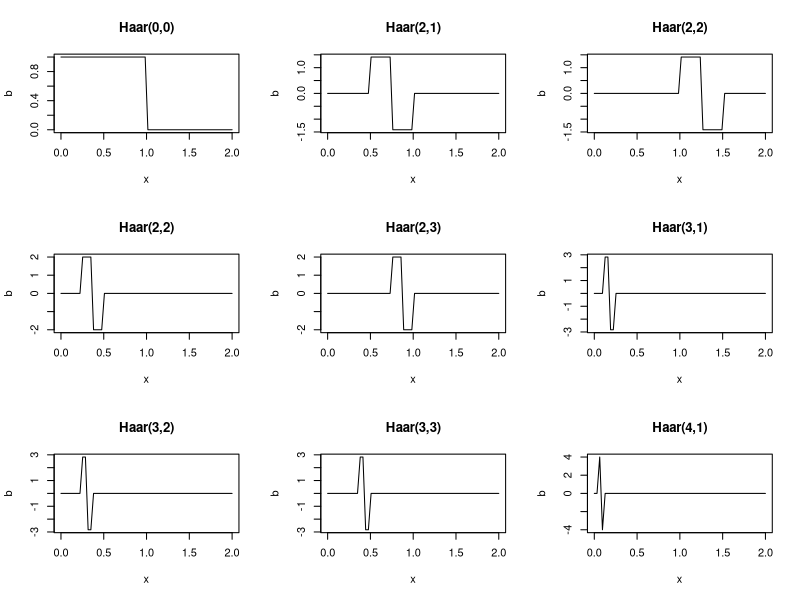
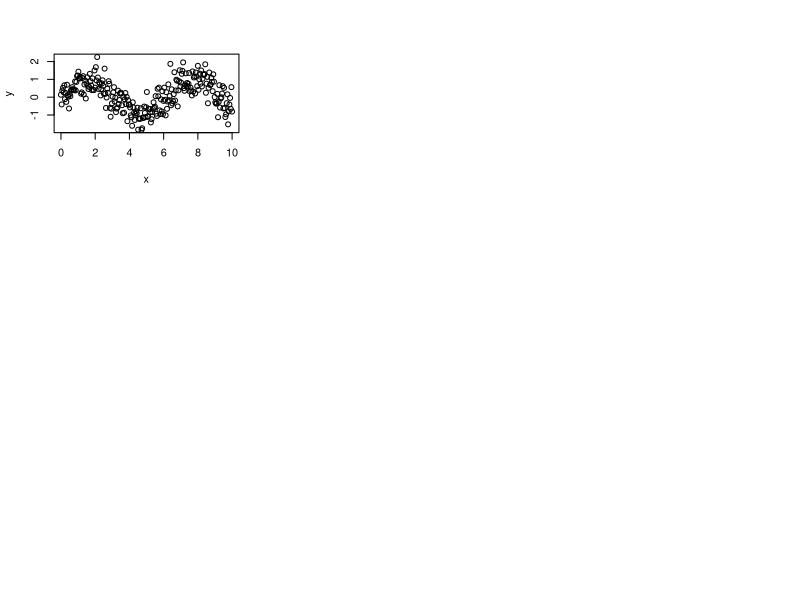

The R source for these figures, in order:
father <- function(x){
  result = rep(0, length(x))
  result[which((x >=0) & (x <= 1))] = 1
  
  return(result)
}

haar_father <- function(x, j, k){
  return(2^(j/2)*(father(2^j*x - k)))
}

mother <- function(x){
  return(father(2*x) - father(2*x-1))  
}

haar_mother <- function(x, j, k){
  return(2^(j/2)*(mother(2^j*x - k)))
}
# plot some haar basis
par(mfrow=c(3,3))

x = seq(0,2, length.out = 64)
b = haar_father(x, 0, 0)
plot(x, b, type = 'l', main = 'Haar(0,0)')

b = haar_mother(x, 1,1)
plot(x, b, type = 'l', main = 'Haar(2,1)')

b = haar_mother(x, 1, 2)
plot(x, b, type = 'l', main = 'Haar(2,2)')

b = haar_mother(x, 2, 1)
plot(x, b, type = 'l', main = 'Haar(2,2)')

b = haar_mother(x, 2, 3)
plot(x, b, type = 'l', main = 'Haar(2,3)')

b = haar_mother(x, 3, 1)
plot(x, b, type = 'l', main = 'Haar(3,1)')

b = haar_mother(x, 3, 2)
plot(x, b, type = 'l', main = 'Haar(3,2)')

b = haar_mother(x, 3, 3)
plot(x, b, type = 'l', main = 'Haar(3,3)')

b = haar_mother(x, 4, 1)
plot(x, b, type = 'l', main = 'Haar(4,1)')


# code for wavelet transforming
father_coefF_expand = 1/(sqrt(2))
mother_coeff_expand <- function(n){
  t = n %% 2
  ret = (-1)^t*father_coefF_expand
  return(ret)
}

N = 256
J = log(N, 2)

# using dynamic programming to do the transformation
basis_coeff <- function(y){
  raw_coeffs = rep(0, N*2)  
  raw_coeffs[(N+1):(N*2)] = y[1:N]
  ret_coeffs = rep(0, N)
  
  for(j in (J-1):0){
    raw_coeffs[2^j] = father_coefF_expand*raw_coeffs[2^(j+1)]
    ret_coeffs[2^j] = mother_coeff_expand(2^j) * raw_coeffs[2^(j+1)]
    for(k in 1:(2^j-1)){
        raw_coeffs[2^j + k] = father_coefF_expand*sum(raw_coeffs[2^(j+1):(2^(j+1) + 2*k - 1)])  
        h = mother_coeff_expand(seq(0, 2*k-1))
        ret_coeffs[2^j + k] = sum(h * raw_coeffs[2^(j+1):(2^(j+1) + 2*k - 1)])
    }
  }
  
  return(ret_coeffs)
}

transform_func <- function(x, coeffs){
  ret = coeffs[1] * father(x)
  
  for(j in 1:(J-1)){
    for(k in 0:(2^j-1)){
      ret = ret + coeffs[2^j + k] * haar_mother(x, j, k)
    }
  }
  
  return(ret/(sqrt(N)))
}

# testing
x = seq(0,10, length.out = N)
y = sin(x) + rnorm(N, 0, sd = 0.5)
plot(x,y)
